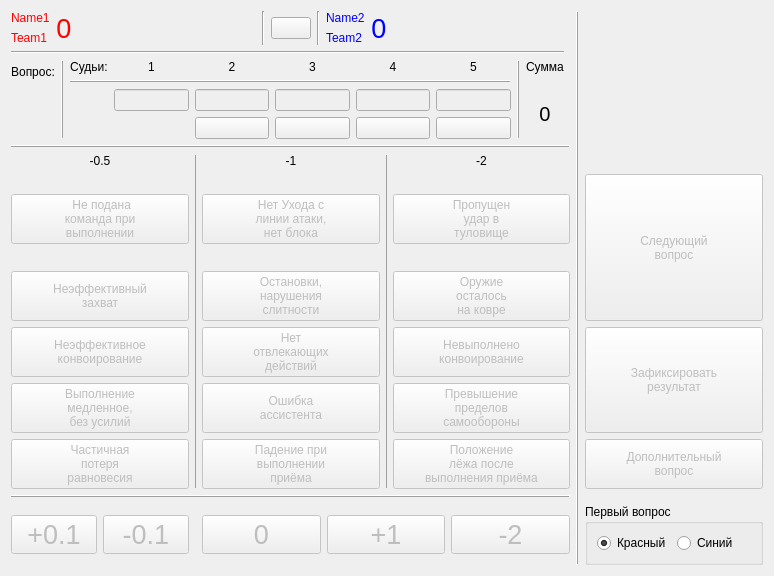
<?xml version="1.0" encoding="UTF-8"?>
<ui version="4.0">
 <class>ControlPanel_1</class>
 <widget class="QWidget" name="ControlPanel_1">
  <property name="geometry">
   <rect>
    <x>0</x>
    <y>0</y>
    <width>774</width>
    <height>576</height>
   </rect>
  </property>
  <property name="windowTitle">
   <string>Form</string>
  </property>
  <layout class="QHBoxLayout" name="horizontalLayout">
   <item>
    <layout class="QGridLayout" name="gridLayout" rowstretch="0,0,0,0,0,0,0,0,0,0,0" columnstretch="1,0,1,0,1,0,1">
     <item row="8" column="4">
      <widget class="QPushButton" name="btnErr15">
       <property name="enabled">
        <bool>false</bool>
       </property>
       <property name="text">
        <string>Положение
лёжа после
выполнения приёма</string>
       </property>
       <property name="checkable">
        <bool>true</bool>
       </property>
      </widget>
     </item>
     <item row="2" column="1" rowspan="7">
      <widget class="QFrame" name="frame">
       <property name="maximumSize">
        <size>
         <width>1</width>
         <height>16777215</height>
        </size>
       </property>
       <property name="frameShape">
        <enum>QFrame::Shape::VLine</enum>
       </property>
       <property name="frameShadow">
        <enum>QFrame::Shadow::Raised</enum>
       </property>
      </widget>
     </item>
     <item row="0" column="5" rowspan="11">
      <widget class="QFrame" name="frame_4">
       <property name="minimumSize">
        <size>
         <width>0</width>
         <height>0</height>
        </size>
       </property>
       <property name="frameShape">
        <enum>QFrame::Shape::VLine</enum>
       </property>
       <property name="frameShadow">
        <enum>QFrame::Shadow::Raised</enum>
       </property>
      </widget>
     </item>
     <item row="5" column="2">
      <widget class="QPushButton" name="btnErr07">
       <property name="enabled">
        <bool>false</bool>
       </property>
       <property name="text">
        <string>Остановки,
нарушения
слитности</string>
       </property>
       <property name="checkable">
        <bool>true</bool>
       </property>
      </widget>
     </item>
     <item row="7" column="0">
      <widget class="QPushButton" name="btnErr04">
       <property name="enabled">
        <bool>false</bool>
       </property>
       <property name="text">
        <string>Выполнение
медленное,
без усилий</string>
       </property>
       <property name="checkable">
        <bool>true</bool>
       </property>
      </widget>
     </item>
     <item row="2" column="3" rowspan="7">
      <widget class="QFrame" name="frame_2">
       <property name="maximumSize">
        <size>
         <width>1</width>
         <height>16777215</height>
        </size>
       </property>
       <property name="frameShape">
        <enum>QFrame::Shape::VLine</enum>
       </property>
       <property name="frameShadow">
        <enum>QFrame::Shadow::Raised</enum>
       </property>
      </widget>
     </item>
     <item row="8" column="2">
      <widget class="QPushButton" name="btnErr10">
       <property name="enabled">
        <bool>false</bool>
       </property>
       <property name="text">
        <string>Падение при
выполнении
приёма</string>
       </property>
       <property name="checkable">
        <bool>true</bool>
       </property>
      </widget>
     </item>
     <item row="5" column="4">
      <widget class="QPushButton" name="btnErr12">
       <property name="enabled">
        <bool>false</bool>
       </property>
       <property name="text">
        <string>Оружие
осталось
на ковре</string>
       </property>
       <property name="checkable">
        <bool>true</bool>
       </property>
      </widget>
     </item>
     <item row="10" column="2" colspan="3">
      <layout class="QHBoxLayout" name="horizontalLayout_4">
       <item>
        <widget class="QPushButton" name="btnZero">
         <property name="enabled">
          <bool>false</bool>
         </property>
         <property name="font">
          <font>
           <pointsize>20</pointsize>
          </font>
         </property>
         <property name="text">
          <string>0</string>
         </property>
         <property name="checkable">
          <bool>true</bool>
         </property>
        </widget>
       </item>
       <item>
        <widget class="QPushButton" name="btnPlus1">
         <property name="enabled">
          <bool>false</bool>
         </property>
         <property name="font">
          <font>
           <pointsize>20</pointsize>
          </font>
         </property>
         <property name="text">
          <string>+1</string>
         </property>
        </widget>
       </item>
       <item>
        <widget class="QPushButton" name="btnMinus2">
         <property name="enabled">
          <bool>false</bool>
         </property>
         <property name="font">
          <font>
           <pointsize>20</pointsize>
          </font>
         </property>
         <property name="text">
          <string>-2</string>
         </property>
         <property name="checkable">
          <bool>true</bool>
         </property>
        </widget>
       </item>
      </layout>
     </item>
     <item row="6" column="4">
      <widget class="QPushButton" name="btnErr13">
       <property name="enabled">
        <bool>false</bool>
       </property>
       <property name="sizePolicy">
        <sizepolicy hsizetype="Minimum" vsizetype="Minimum">
         <horstretch>0</horstretch>
         <verstretch>0</verstretch>
        </sizepolicy>
       </property>
       <property name="text">
        <string>Невыполнено
конвоирование</string>
       </property>
       <property name="checkable">
        <bool>true</bool>
       </property>
      </widget>
     </item>
     <item row="7" column="4">
      <widget class="QPushButton" name="btnErr14">
       <property name="enabled">
        <bool>false</bool>
       </property>
       <property name="text">
        <string>Превышение
пределов
самообороны</string>
       </property>
       <property name="checkable">
        <bool>true</bool>
       </property>
      </widget>
     </item>
     <item row="2" column="2">
      <widget class="QLabel" name="label_2">
       <property name="text">
        <string>-1</string>
       </property>
       <property name="alignment">
        <set>Qt::AlignmentFlag::AlignCenter</set>
       </property>
      </widget>
     </item>
     <item row="6" column="0">
      <widget class="QPushButton" name="btnErr03">
       <property name="enabled">
        <bool>false</bool>
       </property>
       <property name="sizePolicy">
        <sizepolicy hsizetype="Minimum" vsizetype="Minimum">
         <horstretch>0</horstretch>
         <verstretch>0</verstretch>
        </sizepolicy>
       </property>
       <property name="text">
        <string>Неэффективное
конвоирование</string>
       </property>
       <property name="checkable">
        <bool>true</bool>
       </property>
      </widget>
     </item>
     <item row="9" column="0" colspan="5">
      <widget class="QFrame" name="frame_8">
       <property name="frameShape">
        <enum>QFrame::Shape::HLine</enum>
       </property>
       <property name="frameShadow">
        <enum>QFrame::Shadow::Raised</enum>
       </property>
      </widget>
     </item>
     <item row="2" column="4">
      <widget class="QLabel" name="label_3">
       <property name="text">
        <string>-2</string>
       </property>
       <property name="alignment">
        <set>Qt::AlignmentFlag::AlignCenter</set>
       </property>
      </widget>
     </item>
     <item row="1" column="0" colspan="5">
      <widget class="QFrame" name="frame_3">
       <property name="frameShape">
        <enum>QFrame::Shape::HLine</enum>
       </property>
       <property name="frameShadow">
        <enum>QFrame::Shadow::Raised</enum>
       </property>
      </widget>
     </item>
     <item row="6" column="2">
      <widget class="QPushButton" name="btnErr08">
       <property name="enabled">
        <bool>false</bool>
       </property>
       <property name="text">
        <string>Нет
отвлекающих
действий</string>
       </property>
       <property name="checkable">
        <bool>true</bool>
       </property>
      </widget>
     </item>
     <item row="8" column="6">
      <widget class="QPushButton" name="btnAddTask">
       <property name="enabled">
        <bool>false</bool>
       </property>
       <property name="sizePolicy">
        <sizepolicy hsizetype="Minimum" vsizetype="Minimum">
         <horstretch>0</horstretch>
         <verstretch>0</verstretch>
        </sizepolicy>
       </property>
       <property name="text">
        <string>Дополнительный
вопрос</string>
       </property>
      </widget>
     </item>
     <item row="6" column="6" rowspan="2">
      <widget class="QPushButton" name="btnFix">
       <property name="enabled">
        <bool>false</bool>
       </property>
       <property name="sizePolicy">
        <sizepolicy hsizetype="Minimum" vsizetype="Minimum">
         <horstretch>0</horstretch>
         <verstretch>0</verstretch>
        </sizepolicy>
       </property>
       <property name="text">
        <string>Зафиксировать
результат</string>
       </property>
      </widget>
     </item>
     <item row="5" column="0">
      <widget class="QPushButton" name="btnErr02">
       <property name="enabled">
        <bool>false</bool>
       </property>
       <property name="sizePolicy">
        <sizepolicy hsizetype="Minimum" vsizetype="Minimum">
         <horstretch>0</horstretch>
         <verstretch>0</verstretch>
        </sizepolicy>
       </property>
       <property name="text">
        <string>Неэффективный
захват</string>
       </property>
       <property name="checkable">
        <bool>true</bool>
       </property>
      </widget>
     </item>
     <item row="10" column="0">
      <layout class="QHBoxLayout" name="horizontalLayout_5">
       <item>
        <widget class="QPushButton" name="btnPlus01">
         <property name="enabled">
          <bool>false</bool>
         </property>
         <property name="font">
          <font>
           <pointsize>20</pointsize>
          </font>
         </property>
         <property name="text">
          <string>+0.1</string>
         </property>
        </widget>
       </item>
       <item>
        <widget class="QPushButton" name="btnMinus01">
         <property name="enabled">
          <bool>false</bool>
         </property>
         <property name="font">
          <font>
           <pointsize>20</pointsize>
          </font>
         </property>
         <property name="text">
          <string>-0.1</string>
         </property>
        </widget>
       </item>
      </layout>
     </item>
     <item row="7" column="2">
      <widget class="QPushButton" name="btnErr09">
       <property name="enabled">
        <bool>false</bool>
       </property>
       <property name="sizePolicy">
        <sizepolicy hsizetype="Minimum" vsizetype="Minimum">
         <horstretch>0</horstretch>
         <verstretch>0</verstretch>
        </sizepolicy>
       </property>
       <property name="text">
        <string>Ошибка
ассистента</string>
       </property>
       <property name="checkable">
        <bool>true</bool>
       </property>
      </widget>
     </item>
     <item row="8" column="0">
      <widget class="QPushButton" name="btnErr05">
       <property name="enabled">
        <bool>false</bool>
       </property>
       <property name="text">
        <string>Частичная
потеря
равновесия</string>
       </property>
       <property name="checkable">
        <bool>true</bool>
       </property>
      </widget>
     </item>
     <item row="2" column="0">
      <widget class="QLabel" name="label">
       <property name="sizePolicy">
        <sizepolicy hsizetype="Preferred" vsizetype="Maximum">
         <horstretch>0</horstretch>
         <verstretch>0</verstretch>
        </sizepolicy>
       </property>
       <property name="text">
        <string>-0.5</string>
       </property>
       <property name="alignment">
        <set>Qt::AlignmentFlag::AlignCenter</set>
       </property>
      </widget>
     </item>
     <item row="0" column="0" colspan="5">
      <layout class="QGridLayout" name="gridLayout_2" columnstretch="1,0,0,0,0,0,0,0,0,0,0,0">
       <item row="5" column="7">
        <widget class="QPushButton" name="pushButton_3">
         <property name="text">
          <string/>
         </property>
         <property name="icon">
          <iconset theme="QIcon::ThemeIcon::EditClear"/>
         </property>
        </widget>
       </item>
       <item row="2" column="8">
        <widget class="QLabel" name="label_11">
         <property name="text">
          <string>5</string>
         </property>
         <property name="alignment">
          <set>Qt::AlignmentFlag::AlignCenter</set>
         </property>
        </widget>
       </item>
       <item row="4" column="4">
        <widget class="QLineEdit" name="le1">
         <property name="enabled">
          <bool>false</bool>
         </property>
         <property name="inputMask">
          <string/>
         </property>
         <property name="alignment">
          <set>Qt::AlignmentFlag::AlignCenter</set>
         </property>
        </widget>
       </item>
       <item row="4" column="10" rowspan="2">
        <widget class="QLabel" name="lblTaskSum">
         <property name="font">
          <font>
           <pointsize>15</pointsize>
          </font>
         </property>
         <property name="text">
          <string>0</string>
         </property>
         <property name="alignment">
          <set>Qt::AlignmentFlag::AlignCenter</set>
         </property>
        </widget>
       </item>
       <item row="4" column="7">
        <widget class="QLineEdit" name="le4">
         <property name="enabled">
          <bool>false</bool>
         </property>
         <property name="inputMask">
          <string/>
         </property>
         <property name="alignment">
          <set>Qt::AlignmentFlag::AlignCenter</set>
         </property>
        </widget>
       </item>
       <item row="2" column="9" rowspan="4">
        <widget class="QFrame" name="frame_6">
         <property name="minimumSize">
          <size>
           <width>0</width>
           <height>0</height>
          </size>
         </property>
         <property name="frameShape">
          <enum>QFrame::Shape::VLine</enum>
         </property>
         <property name="frameShadow">
          <enum>QFrame::Shadow::Raised</enum>
         </property>
        </widget>
       </item>
       <item row="0" column="0" colspan="12">
        <layout class="QHBoxLayout" name="horizontalLayout_8">
         <item>
          <layout class="QVBoxLayout" name="verticalLayout">
           <item>
            <widget class="QLabel" name="lblName">
             <property name="palette">
              <palette>
               <active>
                <colorrole role="WindowText">
                 <brush brushstyle="SolidPattern">
                  <color alpha="255">
                   <red>255</red>
                   <green>0</green>
                   <blue>0</blue>
                  </color>
                 </brush>
                </colorrole>
               </active>
               <inactive>
                <colorrole role="WindowText">
                 <brush brushstyle="SolidPattern">
                  <color alpha="255">
                   <red>255</red>
                   <green>0</green>
                   <blue>0</blue>
                  </color>
                 </brush>
                </colorrole>
               </inactive>
               <disabled/>
              </palette>
             </property>
             <property name="text">
              <string>Name1</string>
             </property>
            </widget>
           </item>
           <item>
            <widget class="QLabel" name="lblTeam">
             <property name="palette">
              <palette>
               <active>
                <colorrole role="WindowText">
                 <brush brushstyle="SolidPattern">
                  <color alpha="255">
                   <red>255</red>
                   <green>0</green>
                   <blue>0</blue>
                  </color>
                 </brush>
                </colorrole>
               </active>
               <inactive>
                <colorrole role="WindowText">
                 <brush brushstyle="SolidPattern">
                  <color alpha="255">
                   <red>255</red>
                   <green>0</green>
                   <blue>0</blue>
                  </color>
                 </brush>
                </colorrole>
               </inactive>
               <disabled/>
              </palette>
             </property>
             <property name="text">
              <string>Team1</string>
             </property>
            </widget>
           </item>
          </layout>
         </item>
         <item>
          <widget class="QLabel" name="lblTotalRed">
           <property name="palette">
            <palette>
             <active>
              <colorrole role="WindowText">
               <brush brushstyle="SolidPattern">
                <color alpha="255">
                 <red>255</red>
                 <green>0</green>
                 <blue>0</blue>
                </color>
               </brush>
              </colorrole>
              <colorrole role="Text">
               <brush brushstyle="SolidPattern">
                <color alpha="255">
                 <red>0</red>
                 <green>0</green>
                 <blue>0</blue>
                </color>
               </brush>
              </colorrole>
             </active>
             <inactive>
              <colorrole role="WindowText">
               <brush brushstyle="SolidPattern">
                <color alpha="255">
                 <red>255</red>
                 <green>0</green>
                 <blue>0</blue>
                </color>
               </brush>
              </colorrole>
              <colorrole role="Text">
               <brush brushstyle="SolidPattern">
                <color alpha="255">
                 <red>0</red>
                 <green>0</green>
                 <blue>0</blue>
                </color>
               </brush>
              </colorrole>
             </inactive>
             <disabled/>
            </palette>
           </property>
           <property name="font">
            <font>
             <pointsize>20</pointsize>
            </font>
           </property>
           <property name="text">
            <string>0</string>
           </property>
           <property name="alignment">
            <set>Qt::AlignmentFlag::AlignCenter</set>
           </property>
          </widget>
         </item>
         <item>
          <spacer name="horizontalSpacer_2">
           <property name="orientation">
            <enum>Qt::Orientation::Horizontal</enum>
           </property>
           <property name="sizeHint" stdset="0">
            <size>
             <width>40</width>
             <height>20</height>
            </size>
           </property>
          </spacer>
         </item>
         <item>
          <widget class="Line" name="line_2">
           <property name="orientation">
            <enum>Qt::Orientation::Vertical</enum>
           </property>
          </widget>
         </item>
         <item>
          <widget class="QPushButton" name="btnChange">
           <property name="sizePolicy">
            <sizepolicy hsizetype="Maximum" vsizetype="Maximum">
             <horstretch>0</horstretch>
             <verstretch>0</verstretch>
            </sizepolicy>
           </property>
           <property name="text">
            <string/>
           </property>
           <property name="icon">
            <iconset resource="res.qrc">
             <normaloff>:/images/change.png</normaloff>:/images/change.png</iconset>
           </property>
           <property name="iconSize">
            <size>
             <width>32</width>
             <height>32</height>
            </size>
           </property>
          </widget>
         </item>
         <item>
          <widget class="Line" name="line">
           <property name="orientation">
            <enum>Qt::Orientation::Vertical</enum>
           </property>
          </widget>
         </item>
         <item>
          <layout class="QVBoxLayout" name="verticalLayout_2">
           <item>
            <widget class="QLabel" name="label_13">
             <property name="palette">
              <palette>
               <active>
                <colorrole role="WindowText">
                 <brush brushstyle="SolidPattern">
                  <color alpha="255">
                   <red>0</red>
                   <green>0</green>
                   <blue>255</blue>
                  </color>
                 </brush>
                </colorrole>
               </active>
               <inactive>
                <colorrole role="WindowText">
                 <brush brushstyle="SolidPattern">
                  <color alpha="255">
                   <red>0</red>
                   <green>0</green>
                   <blue>255</blue>
                  </color>
                 </brush>
                </colorrole>
               </inactive>
               <disabled/>
              </palette>
             </property>
             <property name="text">
              <string>Name2</string>
             </property>
            </widget>
           </item>
           <item>
            <widget class="QLabel" name="label_14">
             <property name="palette">
              <palette>
               <active>
                <colorrole role="WindowText">
                 <brush brushstyle="SolidPattern">
                  <color alpha="255">
                   <red>0</red>
                   <green>0</green>
                   <blue>255</blue>
                  </color>
                 </brush>
                </colorrole>
               </active>
               <inactive>
                <colorrole role="WindowText">
                 <brush brushstyle="SolidPattern">
                  <color alpha="255">
                   <red>0</red>
                   <green>0</green>
                   <blue>255</blue>
                  </color>
                 </brush>
                </colorrole>
               </inactive>
               <disabled/>
              </palette>
             </property>
             <property name="text">
              <string>Team2</string>
             </property>
            </widget>
           </item>
          </layout>
         </item>
         <item>
          <widget class="QLabel" name="lblTotalBlue">
           <property name="palette">
            <palette>
             <active>
              <colorrole role="WindowText">
               <brush brushstyle="SolidPattern">
                <color alpha="255">
                 <red>0</red>
                 <green>0</green>
                 <blue>255</blue>
                </color>
               </brush>
              </colorrole>
             </active>
             <inactive>
              <colorrole role="WindowText">
               <brush brushstyle="SolidPattern">
                <color alpha="255">
                 <red>0</red>
                 <green>0</green>
                 <blue>255</blue>
                </color>
               </brush>
              </colorrole>
             </inactive>
             <disabled/>
            </palette>
           </property>
           <property name="font">
            <font>
             <pointsize>20</pointsize>
            </font>
           </property>
           <property name="text">
            <string>0</string>
           </property>
           <property name="alignment">
            <set>Qt::AlignmentFlag::AlignCenter</set>
           </property>
          </widget>
         </item>
         <item>
          <spacer name="horizontalSpacer">
           <property name="orientation">
            <enum>Qt::Orientation::Horizontal</enum>
           </property>
           <property name="sizeHint" stdset="0">
            <size>
             <width>40</width>
             <height>20</height>
            </size>
           </property>
          </spacer>
         </item>
        </layout>
       </item>
       <item row="2" column="4">
        <widget class="QLabel" name="label_7">
         <property name="text">
          <string>1</string>
         </property>
         <property name="alignment">
          <set>Qt::AlignmentFlag::AlignCenter</set>
         </property>
        </widget>
       </item>
       <item row="4" column="0" rowspan="2" colspan="2">
        <widget class="QLabel" name="lblTask">
         <property name="font">
          <font>
           <pointsize>15</pointsize>
          </font>
         </property>
         <property name="text">
          <string/>
         </property>
         <property name="alignment">
          <set>Qt::AlignmentFlag::AlignCenter</set>
         </property>
        </widget>
       </item>
       <item row="3" column="3" colspan="6">
        <widget class="QFrame" name="frame_7">
         <property name="minimumSize">
          <size>
           <width>0</width>
           <height>0</height>
          </size>
         </property>
         <property name="frameShape">
          <enum>QFrame::Shape::HLine</enum>
         </property>
         <property name="frameShadow">
          <enum>QFrame::Shadow::Raised</enum>
         </property>
        </widget>
       </item>
       <item row="2" column="3">
        <widget class="QLabel" name="label_6">
         <property name="text">
          <string>Судьи:</string>
         </property>
         <property name="alignment">
          <set>Qt::AlignmentFlag::AlignCenter</set>
         </property>
        </widget>
       </item>
       <item row="4" column="5">
        <widget class="QLineEdit" name="le2">
         <property name="enabled">
          <bool>false</bool>
         </property>
         <property name="inputMask">
          <string/>
         </property>
         <property name="alignment">
          <set>Qt::AlignmentFlag::AlignCenter</set>
         </property>
        </widget>
       </item>
       <item row="5" column="6">
        <widget class="QPushButton" name="pushButton_2">
         <property name="text">
          <string/>
         </property>
         <property name="icon">
          <iconset theme="QIcon::ThemeIcon::EditClear"/>
         </property>
        </widget>
       </item>
       <item row="2" column="5">
        <widget class="QLabel" name="label_8">
         <property name="text">
          <string>2</string>
         </property>
         <property name="alignment">
          <set>Qt::AlignmentFlag::AlignCenter</set>
         </property>
        </widget>
       </item>
       <item row="5" column="8">
        <widget class="QPushButton" name="pushButton_4">
         <property name="text">
          <string/>
         </property>
         <property name="icon">
          <iconset theme="QIcon::ThemeIcon::EditClear"/>
         </property>
        </widget>
       </item>
       <item row="2" column="0" rowspan="2" colspan="2">
        <widget class="QLabel" name="label_4">
         <property name="sizePolicy">
          <sizepolicy hsizetype="Preferred" vsizetype="Preferred">
           <horstretch>0</horstretch>
           <verstretch>0</verstretch>
          </sizepolicy>
         </property>
         <property name="text">
          <string>Вопрос:</string>
         </property>
         <property name="alignment">
          <set>Qt::AlignmentFlag::AlignCenter</set>
         </property>
        </widget>
       </item>
       <item row="2" column="7">
        <widget class="QLabel" name="label_10">
         <property name="text">
          <string>4</string>
         </property>
         <property name="alignment">
          <set>Qt::AlignmentFlag::AlignCenter</set>
         </property>
        </widget>
       </item>
       <item row="4" column="6">
        <widget class="QLineEdit" name="le3">
         <property name="enabled">
          <bool>false</bool>
         </property>
         <property name="inputMask">
          <string/>
         </property>
         <property name="alignment">
          <set>Qt::AlignmentFlag::AlignCenter</set>
         </property>
        </widget>
       </item>
       <item row="2" column="6">
        <widget class="QLabel" name="label_9">
         <property name="text">
          <string>3</string>
         </property>
         <property name="alignment">
          <set>Qt::AlignmentFlag::AlignCenter</set>
         </property>
        </widget>
       </item>
       <item row="2" column="2" rowspan="4">
        <widget class="QFrame" name="frame_5">
         <property name="minimumSize">
          <size>
           <width>0</width>
           <height>0</height>
          </size>
         </property>
         <property name="frameShape">
          <enum>QFrame::Shape::VLine</enum>
         </property>
         <property name="frameShadow">
          <enum>QFrame::Shadow::Raised</enum>
         </property>
        </widget>
       </item>
       <item row="4" column="8">
        <widget class="QLineEdit" name="le5">
         <property name="enabled">
          <bool>false</bool>
         </property>
         <property name="inputMask">
          <string/>
         </property>
         <property name="alignment">
          <set>Qt::AlignmentFlag::AlignCenter</set>
         </property>
        </widget>
       </item>
       <item row="5" column="5">
        <widget class="QPushButton" name="pushButton">
         <property name="minimumSize">
          <size>
           <width>0</width>
           <height>0</height>
          </size>
         </property>
         <property name="maximumSize">
          <size>
           <width>16777215</width>
           <height>16777215</height>
          </size>
         </property>
         <property name="text">
          <string/>
         </property>
         <property name="icon">
          <iconset theme="QIcon::ThemeIcon::EditClear"/>
         </property>
        </widget>
       </item>
       <item row="2" column="10">
        <widget class="QLabel" name="label_5">
         <property name="text">
          <string>Сумма</string>
         </property>
        </widget>
       </item>
       <item row="1" column="0" colspan="11">
        <widget class="Line" name="line_3">
         <property name="orientation">
          <enum>Qt::Orientation::Horizontal</enum>
         </property>
        </widget>
       </item>
      </layout>
     </item>
     <item row="3" column="6" rowspan="3">
      <widget class="QPushButton" name="btnNext">
       <property name="enabled">
        <bool>false</bool>
       </property>
       <property name="sizePolicy">
        <sizepolicy hsizetype="Minimum" vsizetype="Minimum">
         <horstretch>0</horstretch>
         <verstretch>0</verstretch>
        </sizepolicy>
       </property>
       <property name="text">
        <string>Следующий
вопрос</string>
       </property>
      </widget>
     </item>
     <item row="3" column="4" rowspan="2">
      <widget class="QPushButton" name="btnErr11">
       <property name="enabled">
        <bool>false</bool>
       </property>
       <property name="text">
        <string>Пропущен
удар в 
туловище</string>
       </property>
       <property name="checkable">
        <bool>true</bool>
       </property>
      </widget>
     </item>
     <item row="3" column="2" rowspan="2">
      <widget class="QPushButton" name="btnErr06">
       <property name="enabled">
        <bool>false</bool>
       </property>
       <property name="text">
        <string>Нет Ухода с 
линии атаки,
нет блока</string>
       </property>
       <property name="checkable">
        <bool>true</bool>
       </property>
      </widget>
     </item>
     <item row="3" column="0" rowspan="2">
      <widget class="QPushButton" name="btnErr01">
       <property name="enabled">
        <bool>false</bool>
       </property>
       <property name="text">
        <string> Не подана
команда при
выполнении</string>
       </property>
       <property name="checkable">
        <bool>true</bool>
       </property>
      </widget>
     </item>
     <item row="10" column="6">
      <widget class="QGroupBox" name="groupBox">
       <property name="title">
        <string>Первый вопрос</string>
       </property>
       <layout class="QHBoxLayout" name="horizontalLayout_3">
        <item>
         <layout class="QHBoxLayout" name="horizontalLayout_2">
          <item>
           <widget class="QRadioButton" name="rbRed">
            <property name="text">
             <string>Красный</string>
            </property>
            <property name="checked">
             <bool>true</bool>
            </property>
           </widget>
          </item>
          <item>
           <widget class="QRadioButton" name="rbBlue">
            <property name="text">
             <string>Синий</string>
            </property>
           </widget>
          </item>
         </layout>
        </item>
       </layout>
      </widget>
     </item>
    </layout>
   </item>
  </layout>
 </widget>
 <resources>
  <include location="res.qrc"/>
 </resources>
 <connections/>
</ui>
